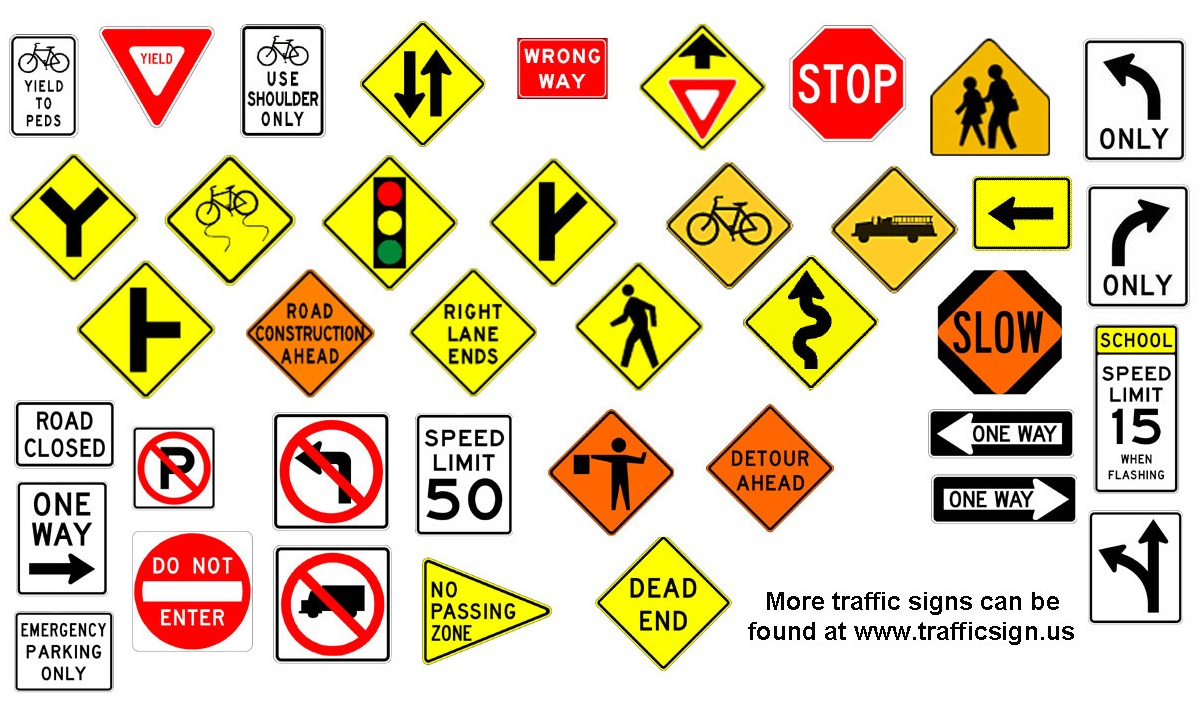
//> input picture cpp/sd_contour/road-signs.jpg, 1200 x 718 px
$ ./main   (built with g++ and OpenCV 4)
//> lines starting //> are read from the running program, lines starting //| are printed output that depends on the picture; after the words box and inside, x2 and y2 are one past the last pixel; in counts of white or black regions, pixels touching at a corner belong together
//> further down, src is the input picture: 718 rows x 1200 cols, CV_8UC3; mean B, G, R 178.7, 209.2, 224.7
### cpp/sd_render/Render.h
#ifndef RENDER_H
#define RENDER_H

void sd_drawContours(cv::Mat& im, vector<vector<Point> > contours);

void sd_labelShape(cv::Mat& im, int shape, std::vector<cv::Point>& contour);

void sd_setLabel(cv::Mat& im, const std::string label, std::vector<cv::Point>& contour);

void sd_drawBoundingBox(cv::Mat& im, std::vector<cv::Point>& contour);

#endif

### cpp/sd_shapedetection/ShapeDetection.h
#ifndef SHAPEDETECTION_H
#define SHAPEDETECTION_H

#include "../headers/OpenCVHeaders.h"

using namespace cv;
using namespace std;

int sd_getShape(std::vector<cv::Point> approx, std::vector<cv::Point> contour);

#endif

### cpp/sd_contour/Contour.h
#ifndef CONTOURDRAWING_H
#define CONTOURDRAWING_H

#include "../headers/OpenCVHeaders.h"

using namespace cv;
using namespace std;

std::vector<std::vector<cv::Point> > sd_getContours(cv::Mat mat);

#endif

### cpp/sd_render/render.cpp
#include <opencv2/highgui/highgui.hpp>
#include <opencv2/imgproc/imgproc.hpp>
#include <cmath>
#include <iostream>
#include "opencv2/opencv.hpp"
#include <opencv2/core/core.hpp>

#include "Render.h"

using namespace cv;
using namespace std;

void sd_drawContours(cv::Mat& im, vector<vector<Point> > contours){
  Scalar color = Scalar( 128, 255, 0 );
    for( int i = 0; i< contours.size(); i++ ) {
        drawContours( im, contours, i, color, 2 );
    }
}

void sd_labelShape(cv::Mat& im, int shape, std::vector<cv::Point>& contour){
            switch(shape){
	    case 10: sd_setLabel(im, "CIR", contour);
	      break;
	    case 30: sd_setLabel(im, "TRI", contour);
	      break;
	    case 40: sd_setLabel(im, "RECT", contour);
	      break;
	    case 50: sd_setLabel(im, "PENTA", contour);
	      break;
	    case 60: sd_setLabel(im, "HEXA", contour);
	      break;
	    case 80: sd_setLabel(im, "OCTO", contour);
	      break;
	    }
}

void sd_setLabel(cv::Mat& im, const std::string label, std::vector<cv::Point>& contour)
{
    int fontface = cv::FONT_HERSHEY_SIMPLEX;
    double scale = 0.4;
    int thickness = 1;
    int baseline = 0;

    cv::Size text = cv::getTextSize(label, fontface, scale, thickness, &baseline);
    cv::Rect r = cv::boundingRect(contour);

    cv::Point pt(r.x + ((r.width - text.width) / 2), r.y + ((r.height + text.height) / 2));
    cv::rectangle(im, pt + cv::Point(0, baseline), pt + cv::Point(text.width, -text.height), CV_RGB(255,255,255), CV_FILLED);
    cv::putText(im, label, pt, fontface, scale, CV_RGB(0,0,0), thickness, 8);
}

void sd_drawBoundingBox(cv::Mat& im, std::vector<cv::Point>& contour){
  // TODO draw bounding box
}

### cpp/sd_shapedetection/shapedetection.cpp
#include <opencv2/highgui/highgui.hpp>
#include <opencv2/imgproc/imgproc.hpp>
#include <cmath>
#include <iostream>
#include "opencv2/opencv.hpp"
#include <opencv2/core/core.hpp>

#include "ShapeDetection.h"

using namespace cv;
using namespace std;

static double angle(cv::Point pt1, cv::Point pt2, cv::Point pt0)
{
    double dx1 = pt1.x - pt0.x;
    double dy1 = pt1.y - pt0.y;
    double dx2 = pt2.x - pt0.x;
    double dy2 = pt2.y - pt0.y;
    return (dx1*dx2 + dy1*dy2)/sqrt((dx1*dx1 + dy1*dy1)*(dx2*dx2 + dy2*dy2) + 1e-10);
}

int sd_getShape(std::vector<cv::Point> approx, std::vector<cv::Point> contour){
	if (approx.size() == 3)
            {
                return 30; // TRIANGLE
            }
            else if (approx.size() >= 4 && approx.size() <= 6)
            {
                // Number of vertices of polygonal curve
                int vtc = int(approx.size());

                // Get the cosines of all corners
                std::vector<double> cos;
                for (int j = 2; j < vtc+1; j++)
                    cos.push_back(angle(approx[j%vtc], approx[j-2], approx[j-1]));

                // Sort ascending the cosine values
                std::sort(cos.begin(), cos.end());

                // Get the lowest and the highest cosine
                double mincos = cos.front();
                double maxcos = cos.back();

                // Use the degrees obtained above and the number of vertices
                // to determine the shape of the contour
                if (vtc == 4 && mincos >= -0.1 && maxcos <= 0.3)
                    return 40; // RECTANGLE
                else if (vtc == 5 && mincos >= -0.34 && maxcos <= -0.27)
                    return 50; // PENTAGON
                else if (vtc == 6 && mincos >= -0.55 && maxcos <= -0.45)
                    return 60; // HEXAGON
            }
            else
            {
                // Detect and label circles
                double area = cv::contourArea(contour);
                cv::Rect r = cv::boundingRect(contour);
                int radius = r.width / 2;

                if (std::abs(1 - ((double)r.width / r.height)) <= 0.2 &&
                    std::abs(1 - (area / (CV_PI * std::pow(radius, 2)))) <= 0.2)
                    return 10; // CIRCLE
            }
}

### cpp/sd_contour/contour.cpp
#include <opencv2/highgui/highgui.hpp>
#include <opencv2/imgproc/imgproc.hpp>
#include <cmath>
#include <iostream>
#include "opencv2/opencv.hpp"
#include <opencv2/core/core.hpp>

#include "Contour.h"

using namespace cv;
using namespace std;

std::vector<std::vector<cv::Point> > sd_getContours(cv::Mat image){
    Mat bwImage, output;
    vector<vector<Point> > contours;
    vector<Vec4i> hierarchy;

    cvtColor(image, bwImage, cv::COLOR_BGR2GRAY);   //Convert to grayscale
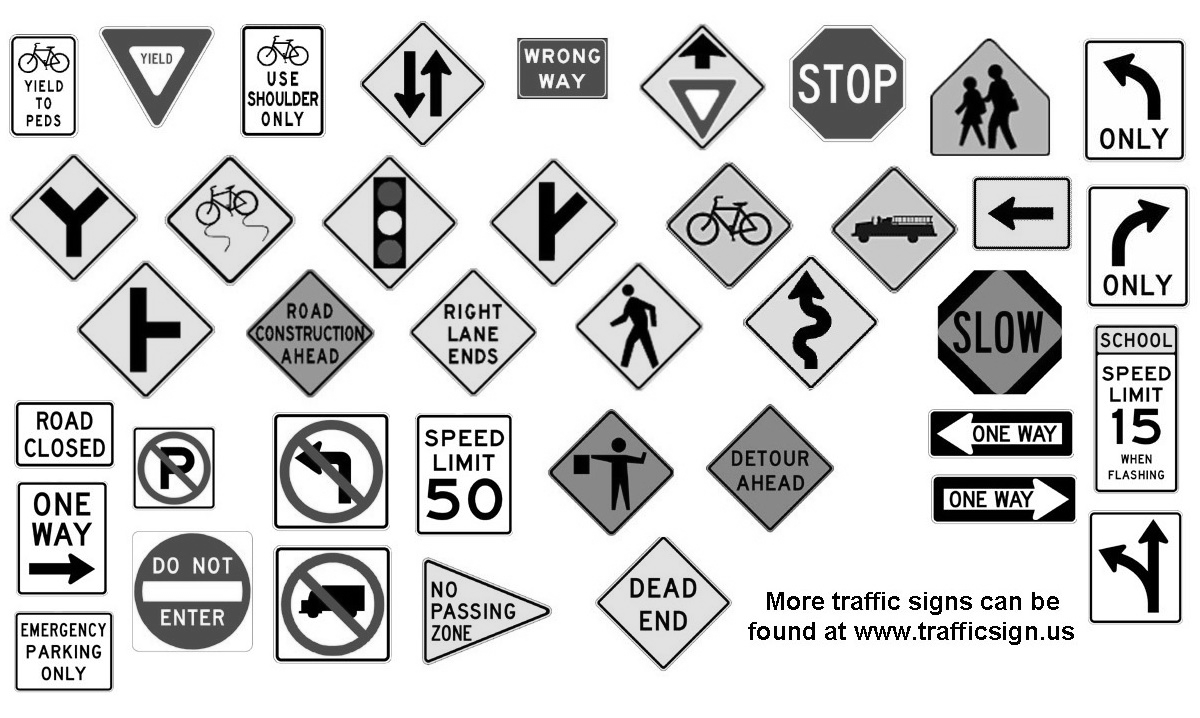
//> bwImage: 718 rows x 1200 cols, CV_8UC1; min 0, max 255, mean 210.3
    GaussianBlur(bwImage, bwImage, Size(7,7), 1.5, 1.5);
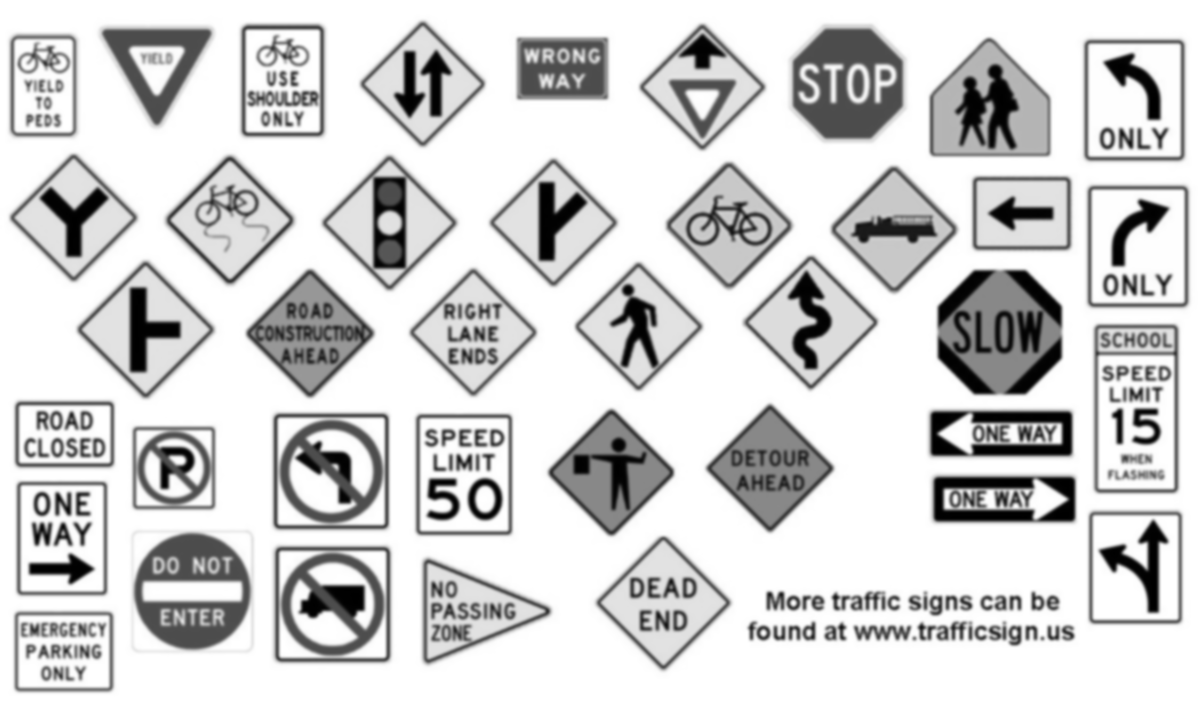
//> bwImage: 718 rows x 1200 cols, CV_8UC1; min 0, max 255, mean 210.4
    Canny(bwImage, bwImage, 0, 30, 3);
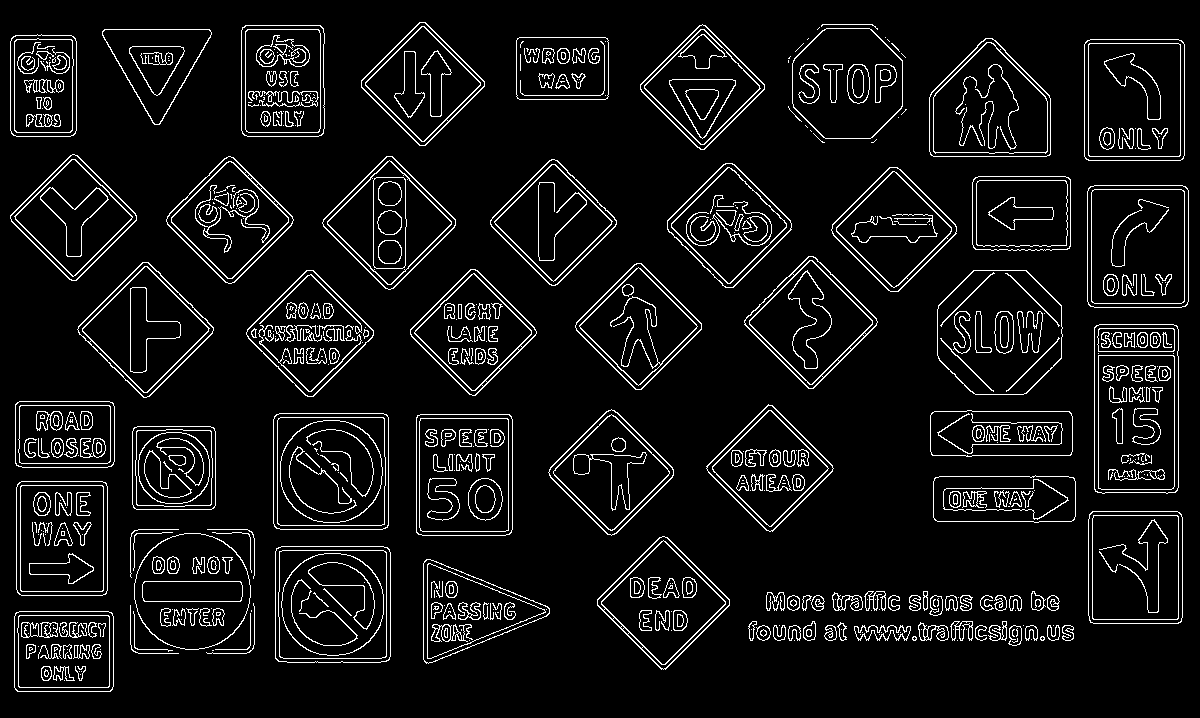
//> bwImage: 718 rows x 1200 cols, CV_8UC1; 7.2% white in thin lines or dots
    findContours(bwImage, contours, hierarchy, CV_RETR_EXTERNAL, CV_CHAIN_APPROX_SIMPLE);
//> contours = 117 contours, 50 with area under 20; largest, box (x1, y1, x2, y2) and area: (1094, 324, 1179, 494) 14086, (273, 413, 389, 530) 13298, (275, 546, 391, 663) 13280, (937, 270, 1063, 395) 12806, (1087, 185, 1189, 308) 12272

    return contours;
}

### cpp/sd_contour/main.cpp
/**
 * Simple shape detector program.
 * It loads an image and tries to find simple shapes (rectangle, triangle, circle, etc) in it.
 * This program is a modified version of `squares.cpp` found in the OpenCV sample dir.
 */
#include "../headers/OpenCVHeaders.h"
#include <cmath>

#include "Contour.h"
#include "../sd_shapedetection/ShapeDetection.h"
#include "../sd_render/Render.h"

using namespace cv;
using namespace std;

int main()
{
    cv::Mat src = cv::imread("road-signs.jpg", CV_LOAD_IMAGE_COLOR);
    if(!src.data ) {                 // Check for invalid input
        cout <<  "Could not open or find the image" << std::endl ;
        return -1;
    }

    for(;;){
        std::vector<std::vector<cv::Point> > contours;
        contours = sd_getContours(src);
        std::vector<cv::Point> approx;
        cv::Mat dst = src.clone();

        for (int i = 0; i < contours.size(); i++)
        {
            // Approximate contour with accuracy proportional
            // to the contour perimeter
            cv::approxPolyDP(cv::Mat(contours[i]), approx, cv::arcLength(cv::Mat(contours[i]), true)*0.02, true);

            // Skip small or non-convex objects
            if (std::fabs(cv::contourArea(contours[i])) < 100 || !cv::isContourConvex(approx))
                continue;

	    int shape = sd_getShape(approx, contours[i]);

	    sd_labelShape(dst, shape, contours[i]);
        }
//> this loop made 117 passes
//> (vtc in sd_getShape, approx, shape, text in sd_setLabel, r in sd_setLabel, pt in sd_setLabel) on passes 91, 109, 110, 116, 117: (4, 4 Points (x, y): [72, 154], [10, 218], [76, 280], [136, 215], 40, Size(32, 9), Rect(10, 154, 127, 127), Point(57, 222)), (4, 4 Points (x, y): [517, 38], [517, 98], [607, 98], [607, 38], 40, Size(32, 9), Rect(516, 37, 93, 63), Point(546, 73)), (4, 4 Points (x, y): [13, 36], [11, 133], [73, 135], [75, 38], 40, Size(32, 9), Rect(10, 34, 67, 103), Point(27, 90)), (4, 4 Points (x, y): [702, 24], [640, 84], [700, 149], [764, 89], 40, Size(32, 9), Rect(640, 24, 125, 126), Point(686, 91)), (4, 4 Points (x, y): [419, 22], [361, 87], [425, 145], [484, 81], 40, Size(32, 9), Rect(361, 22, 124, 124), Point(407, 88))
//> (area in sd_getShape, radius in sd_getShape, shape, text in sd_setLabel, r in sd_setLabel, pt in sd_setLabel) on passes 62, 78, 112: (10645, 58, 10, Size(21, 9), Rect(134, 533, 117, 117), Point(182, 596)), (12806, 63, 10, Size(21, 9), Rect(937, 270, 126, 125), Point(989, 337)), (10069.5, 55, 10, Size(21, 9), Rect(792, 28, 111, 111), Point(837, 88))
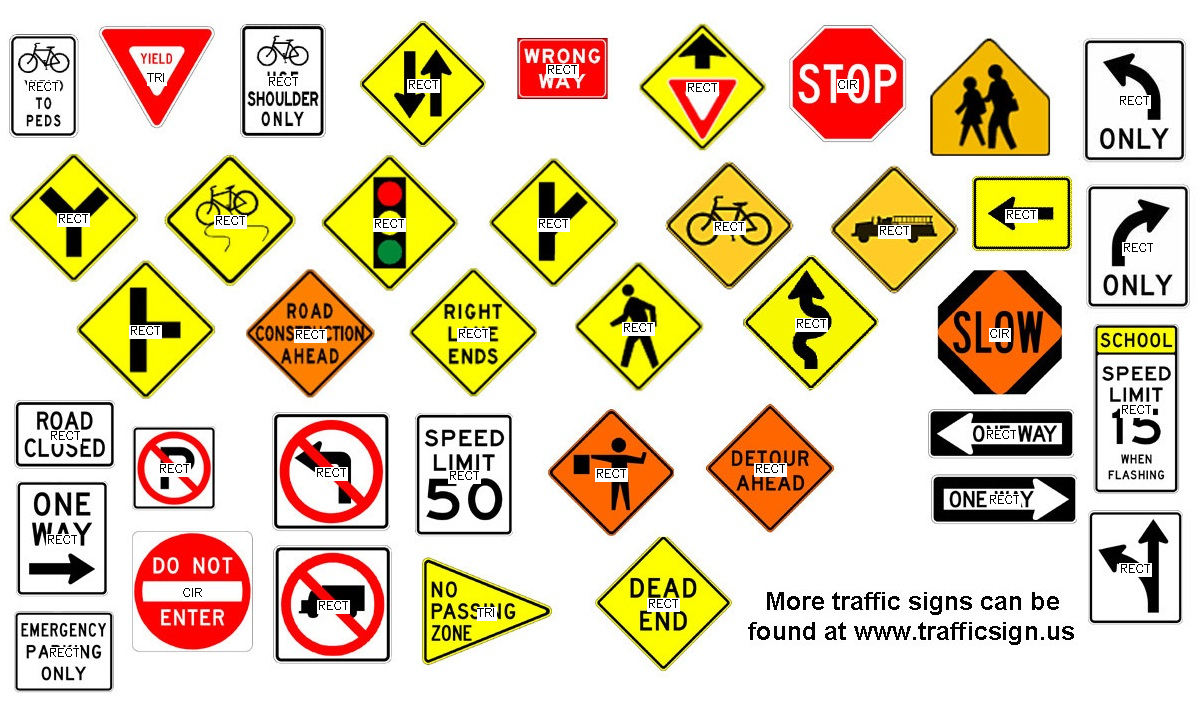
//> dst: 718 rows x 1200 cols, CV_8UC3; 1.83% of pixels changed, all inside (x1, y1, x2, y2) = (27, 64, 1155, 661)

	// drawing contours
	for( int i = 0; i< contours.size(); i++ ) {
	  sd_drawContours(dst, contours);
	}
//> this loop made 117 passes
//> pass 1, `sd_drawContours(dst, contours);`:
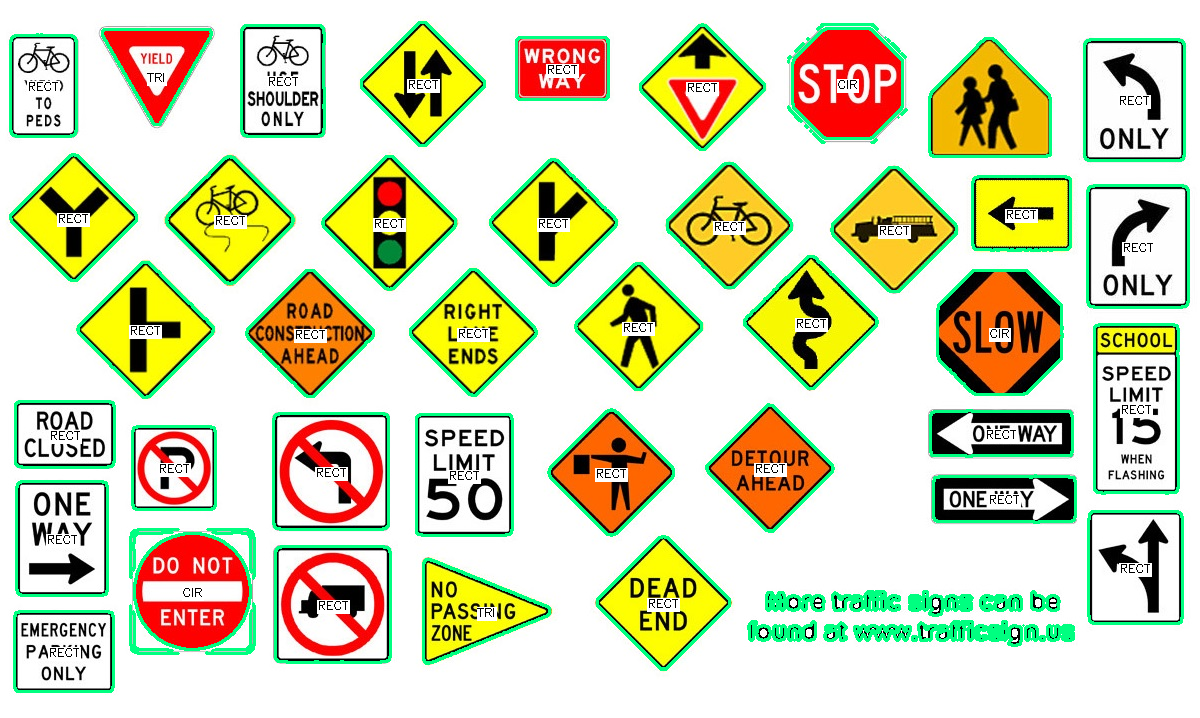
//> dst: 718 rows x 1200 cols, CV_8UC3; 6.85% of pixels changed, all inside (x1, y1, x2, y2) = (9, 21, 1190, 693)

        cv::imshow("src", src);
        cv::imshow("dst", dst);

        if(waitKey(30) >= 0)		//This goes here to work
//> the Esc key is pressed
            break;
    }

    return 0;
}
